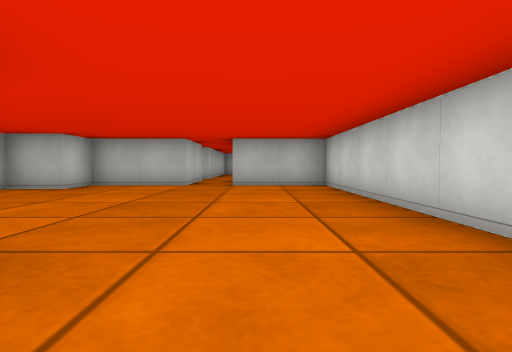
View 1 (above)

18 first-person views from a walk through a cub3D maze. The camera is about half as high as the walls, tilts 2° down and sees 80° across. The floor is counted in squares. Each view is taken from the middle of a square. On the plan, view 1 faces up. The plan holds only what a view shows up to about 9 squares ahead; the rest is blank.

View 2
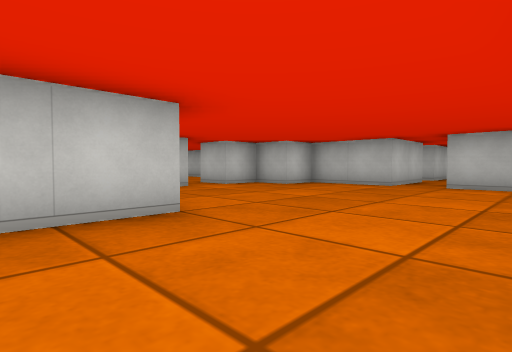

View 3
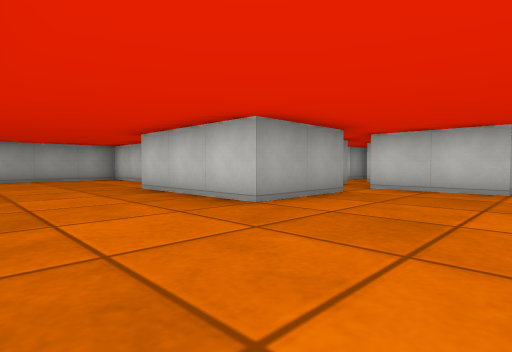

View 4
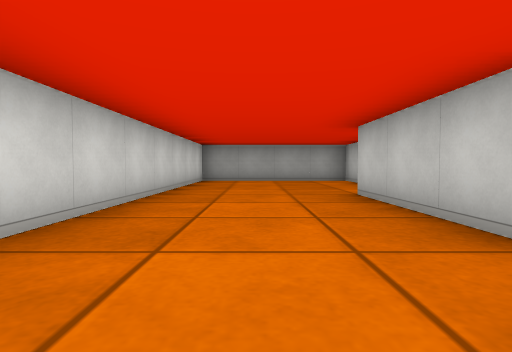

View 5
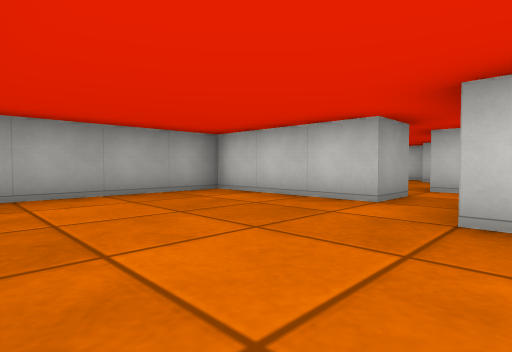

View 6
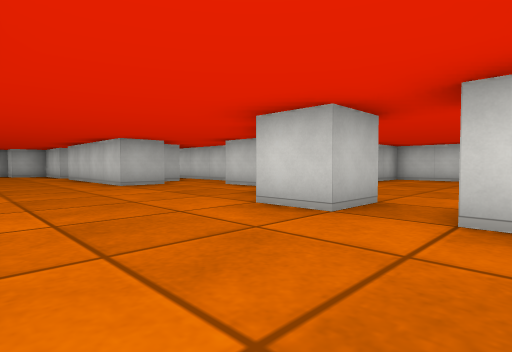

View 7
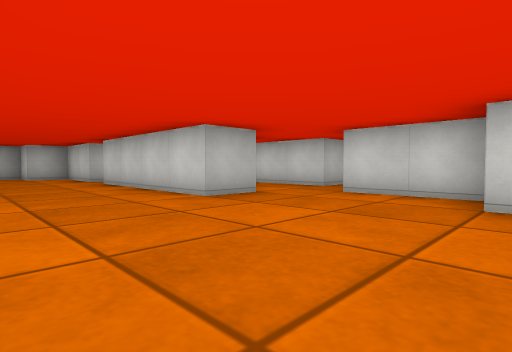

View 8
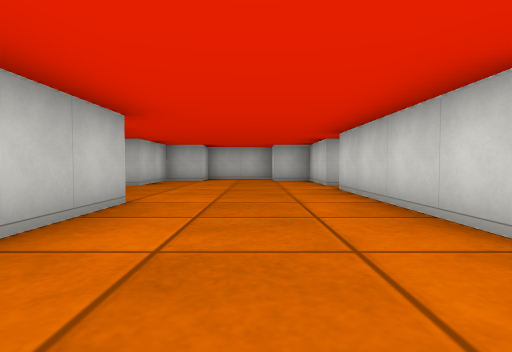

View 9
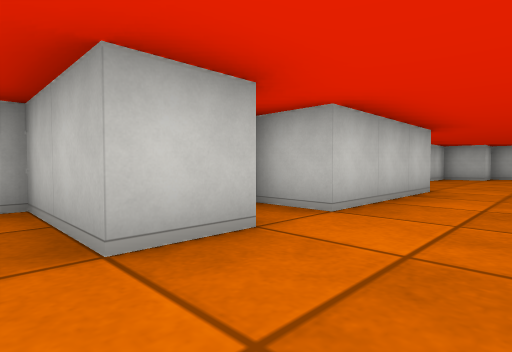

View 10
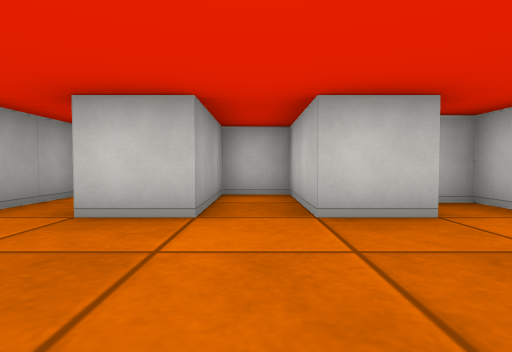

View 11
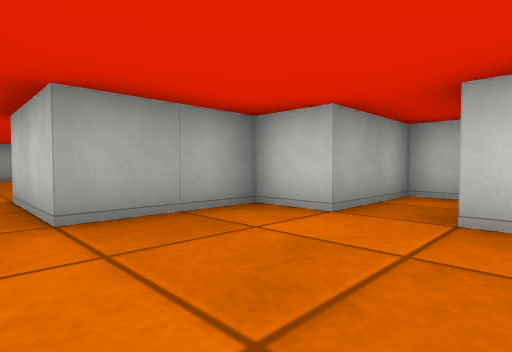

View 12
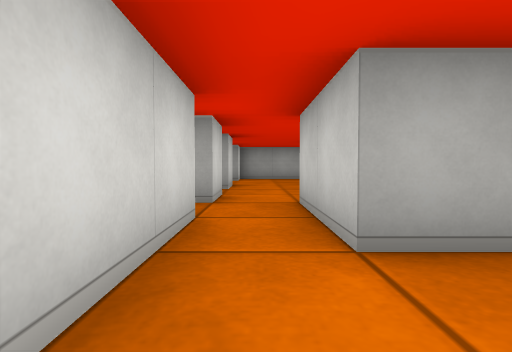

View 13
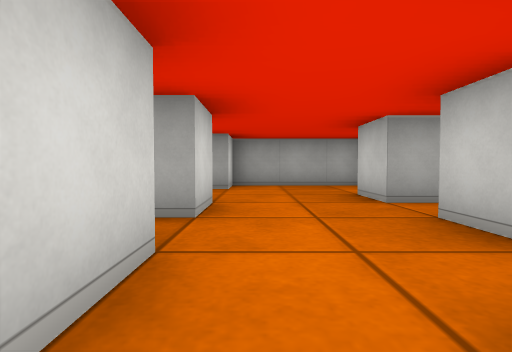

View 14
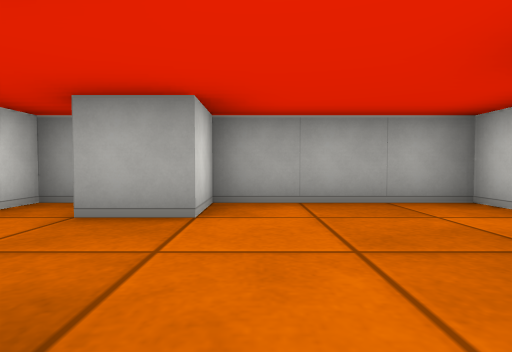

View 15
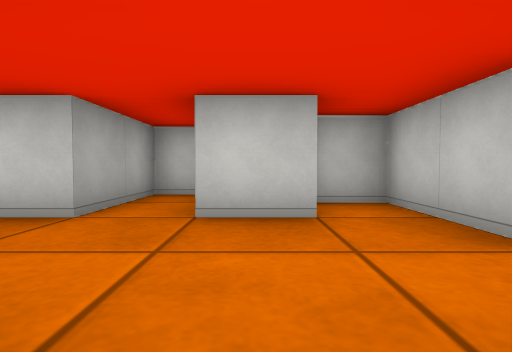

View 16
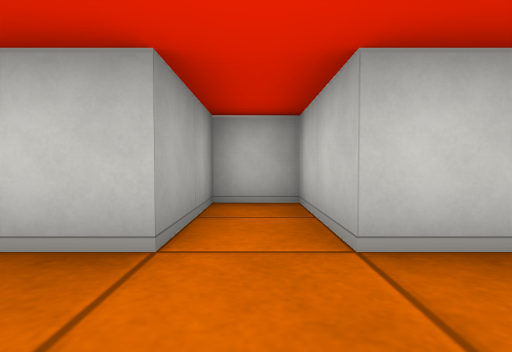

View 17
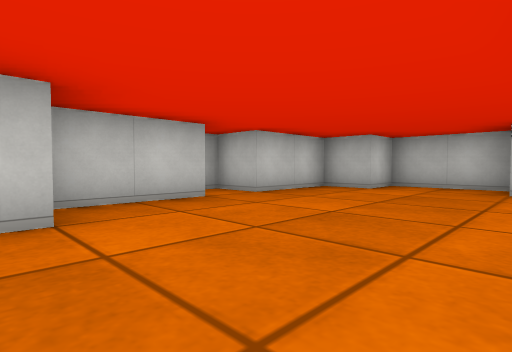

View 18
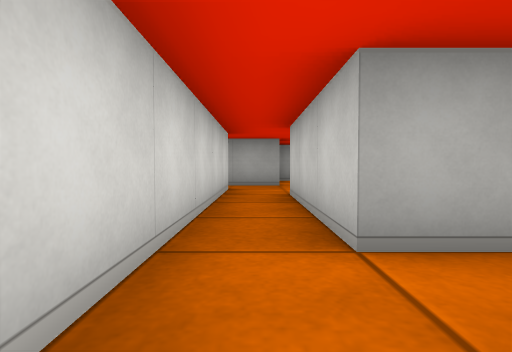

### Floor plan
Ten units are one square. View 1 is at (0, 0); x grows to the right and y downward. Boxes are objects, and circles mark ways between rooms. Rooms are numbered by the first view taken in them; rooms with no view inside come last. Other rooms are left out.
<svg viewBox="-110 -180 130 240">
<path fill="none" stroke="#000" d="M-36 -15 -15 -15 -15 15M-35 25 -25 25 -25 55 15 55 15 -65 -5 -65M-45 -36 -45 -15M-15 -65 -35 -65 -35 -55 -45 -55 -45 -45 -55 -45M-85 -116 -85 -85 -95 -85 -95 -80M-44 -95 -55 -95 -55 -135M-85 -76 -85 -65 -105 -65 -105 -55 -85 -55 -85 -45M-44 -135 -35 -135 -35 -105 -40 -105M-95 -136 -95 -116M-25 -95 -25 -145M-55 -145 -55 -165 -65 -165 -65 -172M-35 -65 -35 -85 -24 -85M-55 -45 -55 -55M-105 -41 -105 -35 -85 -35 -85 -25 -65 -25M-65 -175 -85 -175 -85 -165 -95 -165 -95 -145 -105 -145M-55 -25 -55 -35M-55 25 -55 15 -51 15M-45 20 -45 25M-55 5 -55 -5M-75 4 -75 15 -95 15 -95 25 -75 25 -75 35M-85 38 -85 55 -55 55 -55 45 -45 45M-55 -15 -55 -25M-40 55 -35 55 -35 49M-65 -25 -65 -5 -85 -5 -85 4"/>
<circle cx="-50" cy="-40" r="3" fill="#2a7"/>
<circle cx="-30" cy="20" r="3" fill="#2a7"/>
<circle cx="-40" cy="-20" r="3" fill="#2a7"/>
<circle cx="-60" cy="-20" r="3" fill="#2a7"/>
<text x="-10" y="-10">1</text>
<text x="-70" y="-100">2</text>
<text x="-60" y="20">3</text>
</svg>
Room 1 opens to room 2. Room 1 opens to room 3. Room 2 opens to room 3.

Where each view was taken, in squares from view 1:
view 1: 0 up, 0 right, facing up
view 2: 0 up, 1 right, facing up-left
view 3: 4 up, 1 right, facing down-left
view 4: 3 up, 0 right, facing down
view 5: 1 down, 1 right, facing down-left
view 6: 3 up, 8 left, facing up-right
view 7: 6 up, 8 left, facing up-right
view 8: 8 up, 7 left, facing up
view 9: 6 up, 7 left, facing up-left
view 10: 6 up, 6 left, facing left
view 11: 5 up, 6 left, facing down-left
view 12: 4 up, 6 left, facing down
view 13: 1 up, 6 left, facing down
view 14: 2 down, 6 left, facing down
view 15: 1 down, 5 left, facing left
view 16: 2 down, 6 left, facing left
view 17: 11 up, 6 left, facing up-left
view 18: 15 up, 3 left, facing down
